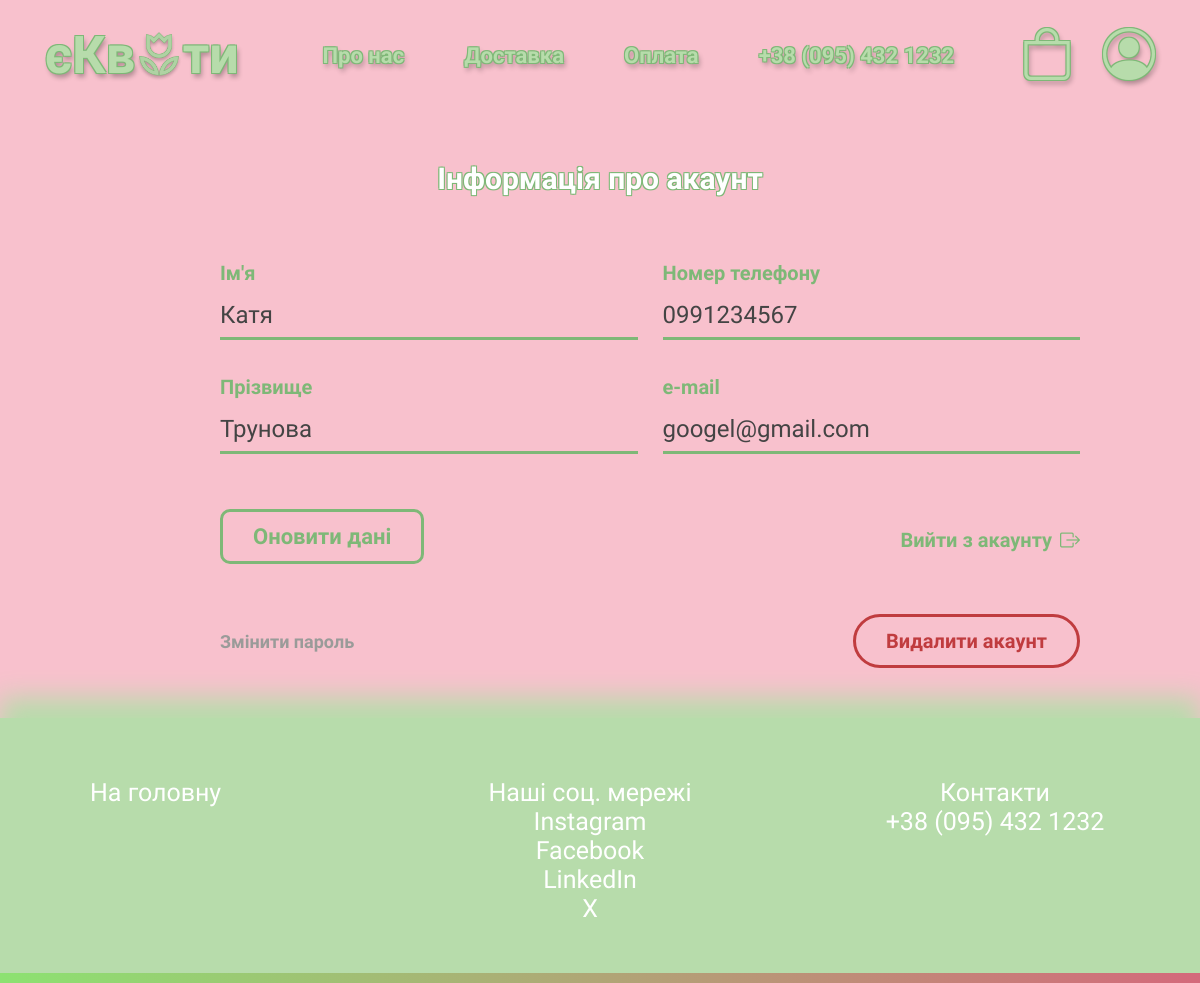
Screenshot of /profile/ (signed in) with the database file from the repository.
### users/models.py (models this page shows, shortened)
class CustomUser(AbstractUser):
    username = None
    email = models.EmailField(unique=True, max_length=100)
    objects = CustomUserManager()
    groups = models.ManyToManyField(
        Group,
        related_name='customuser_set',
        blank=True,
        help_text='The groups this user belongs to. A user will get all permissions granted to each of their groups.',
        verbose_name='groups',
    )
    user_permissions = models.ManyToManyField(
        Permission,
        related_name='customuser_permissions',
        blank=True,
        help_text='Specific permissions for this user.',
        verbose_name='user permissions',
    )
    USERNAME_FIELD = 'email'
    REQUIRED_FIELDS = []

### shop/models.py (models this page shows, shortened)
class UserData(models.Model):
    user = models.OneToOneField(settings.AUTH_USER_MODEL, on_delete=models.CASCADE)
    telephone = models.CharField(max_length=20)
    class Meta:
        verbose_name = 'UserData'
        verbose_name_plural = 'UserData'

### shop/views.py (the view, shortened to what this page needs)
# urls.py: path('profile/', views.profile, name='profile'),
@login_required(login_url='shop:home')
def profile(request):
    user = request.user
    user_data, created = UserData.objects.get_or_create(user=user)
    edit_account_form = EditProfileForm(instance=user)
    edit_phone_form = EditPhoneForm(instance=user_data)
    delete_user_form = UserDeleteForm(instance=request.user)
    return render(request, 'shop/profile.html', {
        'edit_account_form': edit_account_form,
        'edit_phone_form': edit_phone_form,
    })

### shop/forms.py
class EditProfileForm(forms.ModelForm):
    email = forms.EmailField(
    widget=forms.EmailInput(attrs={
        'id': 'email',
        'name': 'email',
    }),
    required=True
    )
    first_name = forms.CharField(
        widget=forms.TextInput(attrs={
            'name': 'first_name',
        }),
        max_length=100,
        required=True
    )
    last_name = forms.CharField(
        widget=forms.TextInput(attrs={
            'name': 'last_name',
        }),
        max_length=100,
        required=True
    )
    class Meta:
        model = CustomUser
        fields = ['first_name', 'last_name', 'email']

class EditPhoneForm(forms.ModelForm):
    class Meta:
        model = UserData
        fields = ['telephone']
        widgets = {
            'telephone': forms.TextInput(attrs= {
                'name': 'phone',
                'type': 'tel',
            })
        }

### cart/cart.py (called while the page is built)
    def __len__(self):
        return sum(item['quantity'] for item in self.cart.values())

### cart/context_processors.py (called while the page is built)
def cart(request):
    return {'cart': Cart(request)}

### templates/shop/profile.html (shortened to what this page needs)
{% extends "shop/base.html" %}
{% block css_links %}
{% load static %}
<link rel="stylesheet" href="{% static "shop/css/profile.css" %}">
{% endblock css_links %}
{% block content %}
    <div class="inform">
        <h1 class="info-name">Інформація про акаунт</h1>
        <form class="profile-form" method="POST" action="{% url "shop:profile" %}">
            <div class="form-grid">
                <div class="form-group">
                    <label for="first_name">Ім'я</label>
                    {{edit_account_form.first_name}}
                </div>
                <div class="form-group">
                    <label for="phone">Номер телефону</label>
                    {{edit_phone_form.telephone}}
                </div>
                <div class="form-group">
                    <label for="last_name">Прізвище</label>
                    {{edit_account_form.last_name}}
                </div>
                <div class="form-group">
                    <label for="email">e-mail</label>
                    {{edit_account_form.email}}
                </div>
                <div class="form-actions">
                    <button type="submit" class="update-btn" name='update'>Оновити дані</button>
                </div>
                <div class="form-group logout-action">
                    <a href="{% url "shop:shop_logout" %}" class="logout-link">Вийти з акаунту <i class="bi bi-box-arrow-right"></i></a>
                </div>
            </div>
        </form>
        <div class="bottom-part">
            <div class="password-info">
                <div class="form-group">
                    <div class="password-label-group">
                        <a href="{% url "shop:change_password" %}">Змінити пароль</a>
                    </div>
                </div>
            </div>
            <div class="delete-account">
                <form class="form-group delete-action" method='POST'>
                    <button type='submit' class="delete-link" name='delete-acc'>Видалити акаунт</button>
                </form>
            </div>
        </div>
    </div>
{% endblock content %}

### static/shop/css/base.css (style rules this page uses)
:root { --fs-logo: 52px; --fs-nav-info: 22px; --fs-nav-icons: 52px; --fs-footer-list: 25px; --ff: 'Montserrat Alternates', sans-serif; }
body { -ms-overflow-style: none; scrollbar-width: none; height: 100vh; width: 100%; font-family: var(--ff); overflow-x: hidden; background-size: cover; }
*, *::before, *::after { box-sizing: border-box; margin: 0; padding: 0; text-decoration: none; list-style: none; outline: none; border: none; }

### static/shop/css/profile.css (style rules this page uses)
body { -ms-overflow-style: none; scrollbar-width: none; background-color: #F8C1CD; }
.inform { box-sizing: border-box; display: flex; align-items: center; margin-bottom: 50px; padding: 0 20px; }
.info-name { font-family: var(--ff); font-size: 30px; margin-bottom: 35px; color: #fff; text-shadow: -1px -1px 0 #7EB877, 1px -1px 0 #7EB877, -1px 1px 0 #7EB877, 1px 1px 0 #7EB877; }
.inform { flex-direction: column; margin: 0 auto 50px auto; max-width: 900px; width: 100%; margin-top: 50px; }
.inform .bottom-part { display: flex; justify-content: space-between; width: inherit; align-items: center; margin-top: 50px; margin-left: 100px; }
.profile-form { width: 100%; margin-top: 30px; }
.form-grid { display: grid; grid-template-columns: 1fr 1fr; gap: 35px 25px; width: 100%; margin-left: 50px; margin-right: 50px; }
.form-group { display: flex; flex-direction: column; gap: 8px; }
.form-group label { font-family: var(--ff); color: #7EB877; font-size: 20px; font-weight: 600; }
.form-grid input, .password-info input { background: transparent; border: none; border-bottom: 3px solid #7EB877; font-family: var(--ff); font-size: 24px; font-weight: 500; color: #444; padding: 8px 0; width: 100%; }
.form-actions { grid-column: 1 / 2; margin-top: 20px; }
.update-btn { background: transparent; border: 3px solid #7EB877; border-radius: 10px; padding: 12px 30px; font-family: var(--ff); color: #7EB877; font-size: 22px; font-weight: 600; cursor: pointer; transition: all 0.2s ease; }
.password-label-group { display: flex; justify-content: space-between; align-items: baseline; width: 100%; }
.password-label-group a { font-family: var(--ff); color: #9a9b99; font-weight: 600; font-size: 18px; transition: all 0.2s ease; }
.delete-action { align-self: end; }
.logout-action { align-self: end; justify-self: end; }
.logout-link { font-family: var(--ff); padding: 12px 0px; color: #7EB877; font-weight: 600; font-size: 20px; display: flex; align-items: center; gap: 8px; transition: all 0.2s ease; }
.delete-link { background-color: transparent; border-radius: 50px; border: 3px solid #c03c3f; padding: 12px 30px; max-width: 275px; font-family: var(--ff); color: #c03c3f; font-weight: 600; font-size: 20px; display: flex; align-items: center; gap: 8px; transition: all 0.2s ease; }

### rows the page displays
CustomUser: first_name "Катя", last_name "Трунова", email "googel@gmail.com"
UserData: telephone "0991234567"
